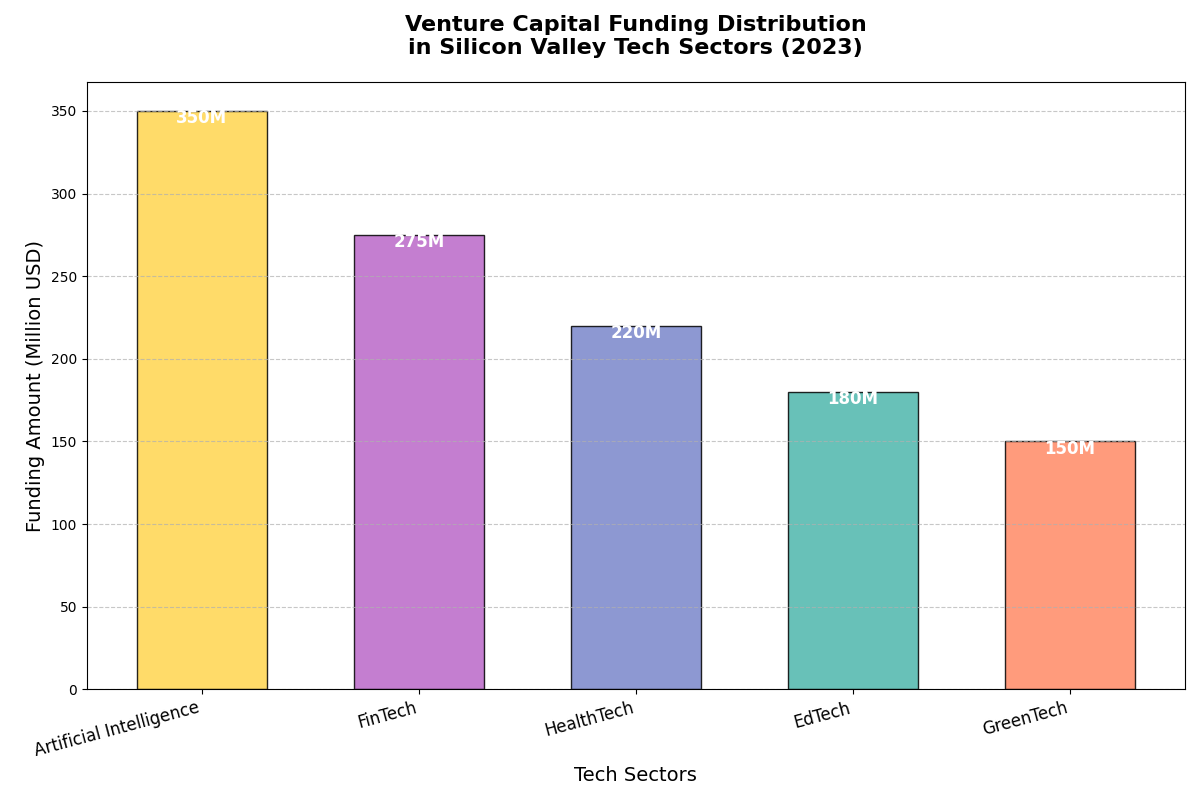

Here is the Python script that generated this plot:
import matplotlib.pyplot as plt
import numpy as np

# Data for tech startup funding
sectors = ['Artificial Intelligence', 'FinTech', 'HealthTech', 'EdTech', 'GreenTech']
funding_amounts = [350, 275, 220, 180, 150]
# Shuffled colors
colors = ['#FFD54F', '#BA68C8', '#7986CB', '#4DB6AC', '#FF8A65']

# Create the bar chart
fig, ax = plt.subplots(figsize=(12, 8))
bar_positions = np.arange(len(sectors))
bars = ax.bar(bar_positions, funding_amounts, color=colors, edgecolor='black', alpha=0.85, width=0.6)

ax.set_xticks(bar_positions)
ax.set_xticklabels(sectors, rotation=15, ha='right', fontsize=12)
ax.set_title('Venture Capital Funding Distribution\nin Silicon Valley Tech Sectors (2023)', 
             fontsize=16, fontweight='bold', pad=20)
ax.set_xlabel('Tech Sectors', fontsize=14)
ax.set_ylabel('Funding Amount (Million USD)', fontsize=14)

for bar in bars:
    height = bar.get_height()
    ax.text(bar.get_x() + bar.get_width() / 2, height - 10, f'{height}M', 
            ha='center', va='bottom', fontsize=12, color='white', fontweight='bold')

ax.yaxis.grid(True, linestyle='--', alpha=0.7)
plt.tight_layout()
plt.show()
